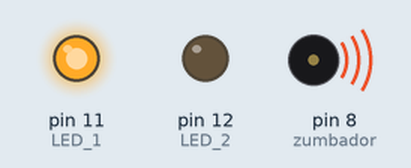
Simulated run of this sketch. Board: Arduino Uno, built with avr-gcc and run on an emulated ATmega328P. Shown: output pins drawn as LEDs (lit = HIGH), buzzer (waves = sounding).

Above: at 0.2 s.
At 17.7 s:
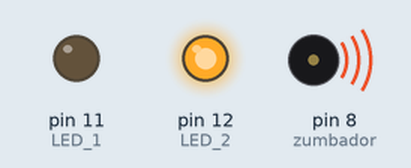
At 27.9 s:
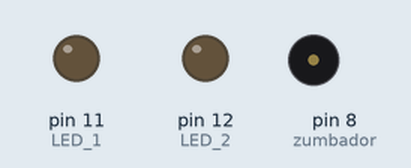
Timing chart, 0 to 32.5 s (numbered marks = the images above):
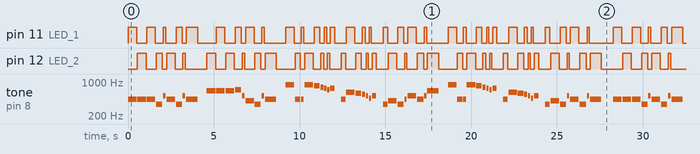

The sketch:

buzzer_starwars.ino
```cpp
const float c = 261.63; // Do (Octava 0)

  const float d = 293.66; // Re (Octava 0)

  const float e = 329.63; // Mi (Octava 0)

  const float f = 349.23; // Fa (Octava 0)

  const float g = 392.00; // Sol (Octava 0)

  const float gS = 415.30;  // Sol# (Octava 0)

  const float a = 440.00; // La (Octava 0)

  const float b = 466.16; // La# (Octava 0)

  const float cH = 523.25;   // Do (Octava 1)

  const float cSH = 554.37;  // Do# (Octava 1)

  const float dH = 587.33; // Re (Octava 1)

  const float dSH = 622.25; // Re# (Octava 1)

  const float eH = 659.26; // Mi (Octava 1)

  const float fH = 698.46; // Fa (Octava 1)

  const float fSH = 739.99; // Fa# (Octava 1)

  const float gH = 783.99;  // Sol (Octava 1)

  const float gSH = 830.61; // Sol# (Octava 1)

  const float aH = 880.00; // La (Octava 1)


  const int zumbador = 8; // Pin digital para el zumbador

  const int LED_1 = 11; // Pin digital para el LED 1

  const int LED_2 = 12; // Pin digital para el LED 2


  int contador = 0;


  void setup()

  {

    pinMode(zumbador, OUTPUT); // Pin digital 8 como salida

    pinMode(LED_1, OUTPUT); // Pin digital 12 como salida

    pinMode(LED_2, OUTPUT); // Pin digital 13 como salida

  }


  void loop()

  {

    // Suena la primera sección

    primeraSeccion();


    // Suena la segunda sección

    segundaSeccion();


    // Variante 1

    tono(f, 250);

    tono(gS, 500);

    tono(f, 350);

    tono(a, 125);

    tono(cH, 500);

    tono(a, 375);

    tono(cH, 125);

    tono(eH, 650);


    delay(500);


    // Se repite la segunda sección

    segundaSeccion();


    // Variante 2

    tono(f, 250);

    tono(gS, 500);

    tono(f, 375);

    tono(cH, 125);

    tono(a, 500);

    tono(f, 375);

    tono(cH, 125);

    tono(a, 650);


    delay(650);

  }


  // Función que ejecuta cada tono

  void tono(int frecuencia, int duracion)

  {

    // Suena el tono en el zumbador

    tone(zumbador, frecuencia, duracion);


    // Se enciende LED_1 o LED_2 alternamente cada vez que suena un nuevo tono

    if(contador % 2 == 0)

    {

      digitalWrite(LED_1, HIGH);

      delay(duracion);

      digitalWrite(LED_1, LOW);

    }

    else

    {

      digitalWrite(LED_2, HIGH);

      delay(duracion);

      digitalWrite(LED_2, LOW);

    }


    // Para de sonar el tono en el zumbador

    noTone(zumbador);


    delay(50);


    // Se incrementa el contador

    contador++;

  }


  // Función de la primera sección

  void primeraSeccion()

  {

    tono(a, 500);

    tono(a, 500);

    tono(a, 500);

    tono(f, 350);

    tono(cH, 150);

    tono(a, 500);

    tono(f, 350);

    tono(cH, 150);

    tono(a, 650);


    delay(500);


    tono(eH, 500);

    tono(eH, 500);

    tono(eH, 500);

    tono(fH, 350);

    tono(cH, 150);

    tono(gS, 500);

    tono(f, 350);

    tono(cH, 150);

    tono(a, 650);


    delay(500);

  }


  // Función de la segunda sección

  void segundaSeccion()

  {

    tono(aH, 500);

    tono(a, 300);

    tono(a, 150);

    tono(aH, 500);

    tono(gSH, 325);

    tono(gH, 175);

    tono(fSH, 125);

    tono(fH, 125);

    tono(fSH, 250);


    delay(325);


    tono(a, 250);

    tono(dSH, 500);

    tono(dH, 325);

    tono(cSH, 175);

    tono(cH, 125);

    tono(b, 125);

    tono(cH, 250);


    delay(350);

  }
```

Measured:
- by itself, pin 11 (LED_1), pin 12 (LED_2): moves between LOW and HIGH, repeating every 28.3 s
- by itself, tone on pin 8 (zumbador): plays 440 Hz for 0.50 s, 440 Hz for 0.50 s, 440 Hz for 0.50 s, 349 Hz for 0.35 s, 523 Hz for 0.15 s, 440 Hz for 0.50 s … (304 notes in this stretch)
